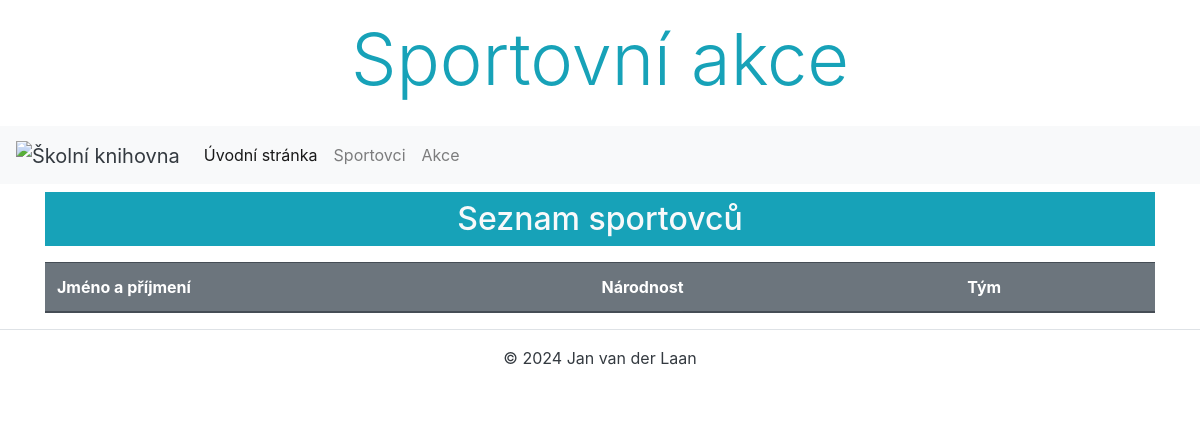
/app/sportovec/, run on an earlier commit of the app's database.
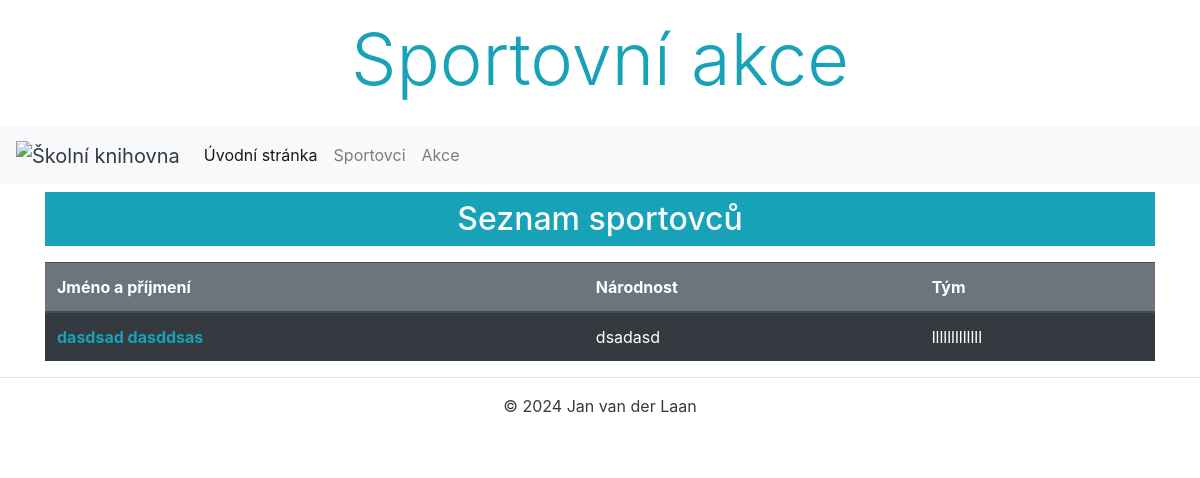
And on a later commit of the database.
### app/models.py (models this page shows, shortened)
class Sportovec(models.Model):
    jmeno = models.CharField(max_length=80, verbose_name='Jméno sportovce', help_text='Zadejte jméno sportovce')
    prijmeni = models.CharField(max_length=80, verbose_name='Příjmení spoertovce', help_text="Zadejte jméno sportovce")
    narodnost = models.CharField(max_length=50, verbose_name='Národnost sportovce', help_text='Zadejte národnost sportovce')
    narozeni = models.DateField(blank=True, null=True, verbose_name='Datum narození sportovce')
    vaha = models.PositiveIntegerField(blank=True, null=True, validators=[MaxValueValidator(1000), MinValueValidator(35)], verbose_name='Váha sportovce v kg')
    vyska = models.PositiveIntegerField(blank=True,null=True, validators=[MaxValueValidator(250), MinValueValidator(130)], verbose_name='Výška sportovce v cm')
    tym = models.ForeignKey('tym',verbose_name='Tým sportovce', on_delete=models.CASCADE)
    class Meta:
        ordering = ['prijmeni', 'jmeno']
        verbose_name = 'Sportovec'
        verbose_name_plural = 'Sportovci'

class Tym(models.Model):
    nazev = models.CharField(max_length=100, verbose_name='Název týmu')
    sport = models.CharField(max_length=50,verbose_name='Název sportu')
    zalozeni = models.DateField(blank=True,null=True, verbose_name='Datum založení týmu')
    class Meta:
        ordering = ['nazev']
        verbose_name = 'Tým'
        verbose_name_plural = 'Tým'
    def __str__(self):
        return f'{self.nazev}'

### app/views.py (the view)
# urls.py: path('sportovec/',SportovecList.as_view(),name='sportovec_list'),
class SportovecList(ListView):
    model = Sportovec
    template_name = 'sportovec/sportovec_list.html'
    context_object_name = 'sportovci'
    ordering = ['prijmeni']

### app/templates/sportovec/sportovec_list.html
{% extends 'base.html' %}
{% block content %}
    <h2 class="text-center bg-info text-light p-2 mt-2 mb-3">Seznam sportovců</h2>
        <table class="table table-dark auto-list">
            <thead class="bg-secondary">
                <tr>
                    <th>Jméno a příjmení </th>
                    <th>Národnost</th>
                    <th>Tým</th>
                </tr>
            </thead>
            <tbody>
                {% for sportovec in sportovci %}
                <tr>
                    <td><b><a href="{% url 'sportovec_detail' sportovec.id %}" class="text-info">{{ sportovec.jmeno }} {{ sportovec.prijmeni }}</a></b></td>
                    <td>{{ sportovec.narodnost }}</td>
                    <td>{{ sportovec.tym }}</td>
                {% endfor %}
            </tbody>
        </table>
{% endblock %}

What changed in the data, as far as the page shows it:
added Sportovec: jmeno "dasdsad", prijmeni "dasddsas", narodnost "dsadasd", tym "lllllllllllll"
